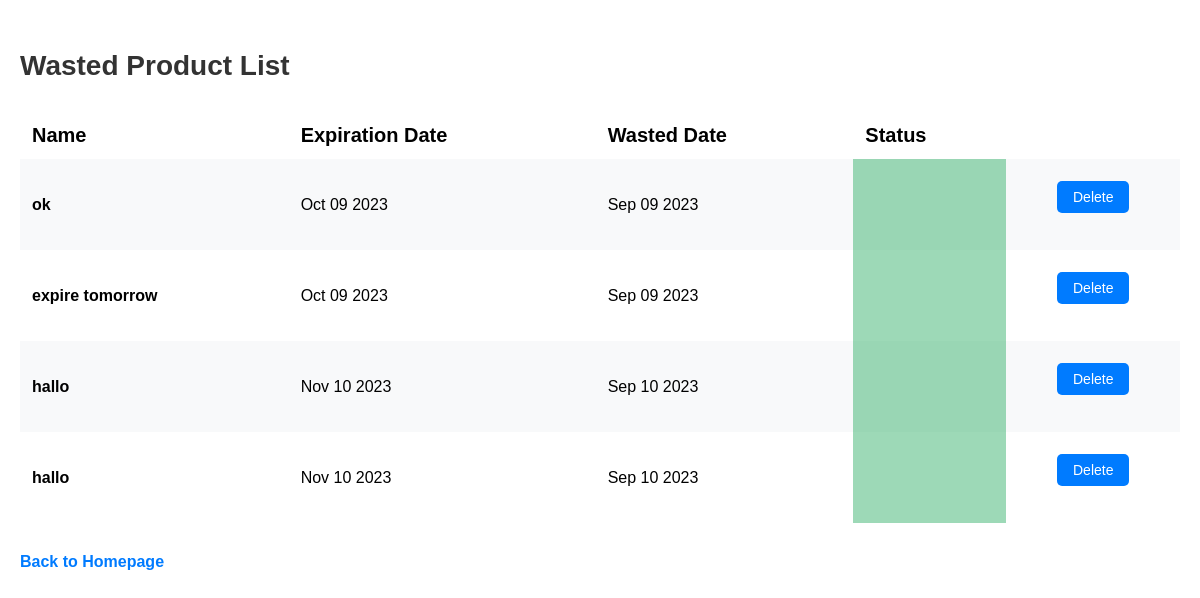
/wasted_product_list, run on an earlier commit of the app's database.
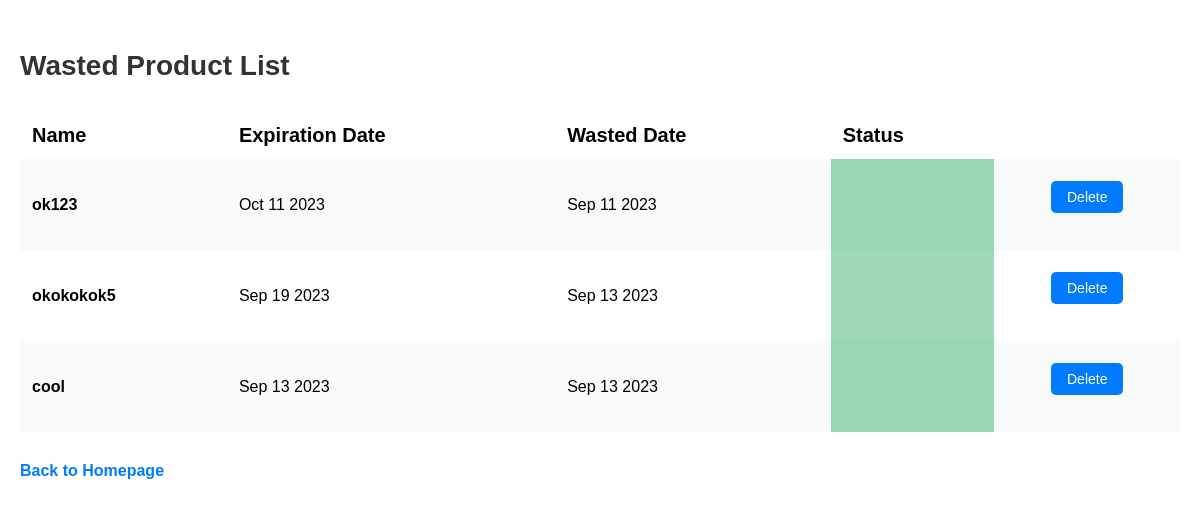
And on a later commit of the database.
### app.py (models this page shows, shortened)
class Product(db.Model):
    id = db.Column(db.Integer, primary_key=True)
    product_name = db.Column(db.String(200), nullable=False)
    date_created = db.Column(db.DateTime, default=datetime.utcnow)
    date_wasted = db.Column(db.DateTime, default=datetime.utcnow)
    expiration_date = db.Column(db.Date)
    expiration_status = db.Column(db.Boolean, default=False)
    wasted_status = db.Column(db.Boolean, default=False)
    barcode_id = db.Column(db.Integer, db.ForeignKey('barcode.id'))
    barcode = db.relationship('Barcode', back_populates='products')

### app.py (the view)
@app.route('/wasted_product_list', methods=['GET', 'POST'])
def wasted_product_list():
    products = Product.query.filter_by(
        wasted_status=True).order_by(Product.date_created).all()
    return render_template("wasted_product_list.html", products=products)

### templates/wasted_product_list.html (shortened to what this page needs)
{% extends 'base.html' %}
{% block body %}
<div class="content">
    <h1 class="headline">Wasted Product List</h1>
    {% if products|length < 1 %} <h4 class="no-products-msg">There are no products. Create one below!</h4>
        {% else %}
        <table class="desktop">
            <tr>
                <td class="attribute-label">Name</th>
                <td class="attribute-label">Expiration Date</th>
                <td class="attribute-label">Wasted Date</th>
                <td class="attribute-label">Status</th>
            </tr>
            {% for product in products %}
            <tr>
                <td class="product product-name">{{ product.product_name }}</td>
                <td class="product expiration-date">{{ product.expiration_date.strftime('%b %d %Y') }}</td>
                {% if product.date_wasted != None %}
                <td class="product wasted-date">{{ product.date_wasted.strftime('%b %d %Y') }}</td>
                {% endif %}
                <td class="product expiration-status" data-product-id="{{ product.id }}"></td>
                <td class="button-container">
                    <button class="delete-button" data-product-id="{{ product.id }}">Delete</button>
                </td>
            </tr>
            {% endfor %}
        </table>
        {% endif %}
        <a class="wasted-products-link" href="/">Back to Homepage</a>
</div>
{% endblock %}

### templates/base.html (shortened to what this page needs)
<!DOCTYPE html>
<html lang="en">
<head>
    <link rel="stylesheet" href="{{ url_for('static', filename='css/main.css')}}">
</head>
<body>
    {% block body %} {% endblock %}
</body>
</html>

### static/css/main.css (style rules this page uses)
body { font-family: 'Arial', sans-serif; margin: 0 auto; }
.content { max-width: 1200px; padding: 20px; margin: 0 auto; }
h1.headline { font-size: 28px; color: #333; margin: 30px 0; }
.product-name { font-weight: bold; }
.expiration-status { color: #3cb371; }
.button-container { display: flex; margin: 10px 0 25px 0; }
.wasted-products-link { display: block; color: #007bff; text-decoration: none; font-weight: bold; margin: 30px 0; }
button { background-color: #007bff; color: #fff; border: none; padding: 8px 16px; font-size: 14px; border-radius: 5px; cursor: pointer; margin-right: 5px; width: 100%; }
button:last-child { margin-right: 0; }
.product, .attribute-label { width: 100%; }
.desktop { display: none; }
@media (min-width: 768px) { .desktop { display: table; } }
@media (min-width: 768px) { .product, .attribute-label { width: auto; } }
@media (min-width: 768px) { table { width: 100%; border-collapse: collapse; margin-top: 20px; } }
@media (min-width: 768px) { th, td { padding: 12px; } }
@media (min-width: 768px) { tr:nth-child(even) { background-color: #f8f9fa; } }
@media (min-width: 768px) { button { width: auto; } }
@media (min-width: 768px) { .button-container { text-align: center; display: block; } }
@media (min-width: 768px) { .attribute-label { font-size: 20px; font-weight: bold; } }
@media (min-width: 768px) { .expiration-status { color: #000; background: rgba(60, 179, 113, 0.5); } }

What changed in the data, as far as the page shows it:
removed Product: product_name "ok", expiration_date "Oct 09 2023", date_wasted "Sep 09 2023"
removed Product: product_name "expire tomorrow", expiration_date "Oct 09 2023", date_wasted "Sep 09 2023"
removed Product: product_name "hallo", expiration_date "Nov 10 2023", date_wasted "Sep 10 2023"
removed Product: product_name "hallo", expiration_date "Nov 10 2023", date_wasted "Sep 10 2023"
added Product: product_name "ok123", expiration_date "Oct 11 2023", date_wasted "Sep 11 2023"
added Product: product_name "okokokok5", expiration_date "Sep 19 2023", date_wasted "Sep 13 2023"
added Product: product_name "cool", expiration_date "Sep 13 2023", date_wasted "Sep 13 2023"
